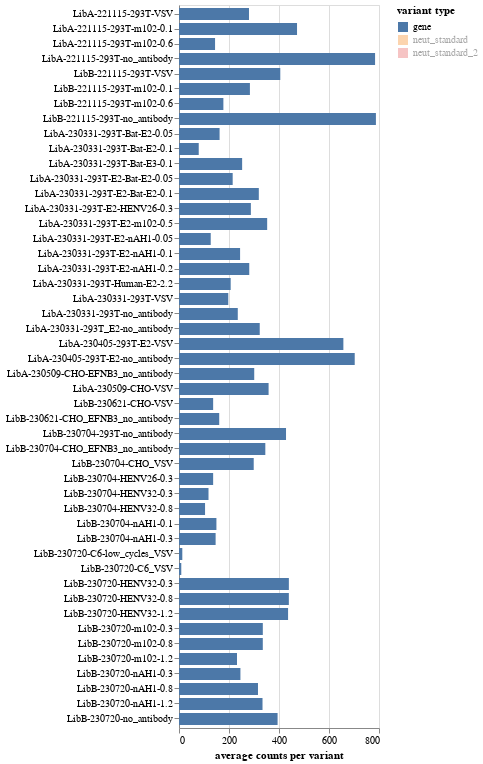

Write notebook code for a chart like this one.
### Markdown cell above
## Counts of each target type
We may have different target types in addition to the gene, such as a spike-in or neutralization standard.
Plot the average counts per variant of each target type:

### Code cell
avg_counts_by_target = variants.avgCountsPerVariant(libraries=variants.libraries).merge(
    barcode_runs, validate="many_to_one"
)

target_selection = alt.selection_point(fields=["target"], bind="legend", value="gene")

avg_counts_by_target_chart = (
    alt.Chart(avg_counts_by_target)
    .encode(
        x=alt.X("avg_counts_per_variant", title="average counts per variant"),
        y=alt.Y("sample", title=None, sort=samples),
        yOffset="target",
        color=alt.Color(
            "target",
            title="variant type",
            scale=alt.Scale(domain=avg_counts_by_target["target"].unique()),
        ),
        tooltip=[
            alt.Tooltip(c, format=".3g") if c == "avg_count_per_variant" else c
            for c in avg_counts_by_target.columns
        ],
    )
    .mark_bar()
    .properties(width=200, height=alt.Step(15, **{"for": "position"}))
    .configure_axis(labelLimit=500)
    .add_params(*selections, target_selection)
    .transform_filter(target_selection)
)
for selection in selections:
    avg_counts_by_target_chart = avg_counts_by_target_chart.transform_filter(selection)

avg_counts_by_target_chart

### Figure 1 — Vega-Lite specification as saved in the notebook (floating-point values rounded to 4 significant figures; data arrays with more than 128 entries replaced by an {"elided": "..."} marker saying what was removed)
{"config": {"view": {"continuousWidth": 300, "continuousHeight": 300}, "axis": {"labelLimit": 500}}, "data": {"name": "data-ff6478b3952709bd2252c81c3500e5f2"}, "mark": {"type": "bar"}, "encoding": {"color": {"field": "target", "scale": {"domain": ["gene", "neut_standard", "neut_standard_2"]}, "title": "variant type", "type": "nominal"}, "tooltip": [{"field": "target", "type": "nominal"}, {"field": "library", "type": "nominal"}, {"field": "sample", "type": "nominal"}, {"field": "avg_counts_per_variant", "type": "quantitative"}, {"field": "date", "type": "nominal"}], "x": {"field": "avg_counts_per_variant", "title": "average counts per variant", "type": "quantitative"}, "y": {"field": "sample", "sort": ["LibA-221115-293T-VSV", "LibA-221115-293T-m102-0.1", "LibA-221115-293T-m102-0.6", "LibA-221115-293T-no_antibody", "LibB-221115-293T-VSV", "LibB-221115-293T-m102-0.1", "LibB-221115-293T-m102-0.6", "LibB-221115-293T-no_antibody", "LibA-230331-293T-Bat-E2-0.05", "LibA-230331-293T-Bat-E2-0.1", "LibA-230331-293T-Bat-E3-0.1", "LibA-230331-293T-E2-Bat-E2-0.05", "LibA-230331-293T-E2-Bat-E2-0.1", "LibA-230331-293T-E2-HENV26-0.3", "LibA-230331-293T-E2-m102-0.5", "LibA-230331-293T-E2-nAH1-0.05", "LibA-230331-293T-E2-nAH1-0.1", "LibA-230331-293T-E2-nAH1-0.2", "LibA-230331-293T-Human-E2-2.2", "LibA-230331-293T-VSV", "LibA-230331-293T-no_antibody", "LibA-230331-293T_E2-no_antibody", "LibA-230405-293T-E2-VSV", "LibA-230405-293T-E2-no_antibody", "LibA-230509-CHO-EFNB3_no_antibody", "LibA-230509-CHO-VSV", "LibB-230621-CHO-VSV", "LibB-230621-CHO_EFNB3_no_antibody", "LibB-230704-293T-no_antibody", "LibB-230704-CHO_EFNB3_no_antibody", "LibB-230704-CHO_VSV", "LibB-230704-HENV26-0.3", "LibB-230704-HENV32-0.3", "LibB-230704-HENV32-0.8", "LibB-230704-nAH1-0.1", "LibB-230704-nAH1-0.3", "LibB-230720-C6-low_cycles_VSV", "LibB-230720-C6_VSV", "LibB-230720-HENV32-0.3", "LibB-230720-HENV32-0.8", "LibB-230720-HENV32-1.2", "LibB-230720-m102-0.3", "LibB-230720-m102-0.8", "LibB-230720-m102-1.2", "LibB-230720-nAH1-0.3", "LibB-230720-nAH1-0.8", "LibB-230720-nAH1-1.2", "LibB-230720-no_antibody"], "title": null, "type": "nominal"}, "yOffset": {"field": "target", "type": "nominal"}}, "height": {"step": 15, "for": "position"}, "params": [{"name": "param_1", "select": {"type": "point", "fields": ["library"]}, "bind": {"input": "select", "options": [null, "LibA", "LibB"], "labels": ["all", "LibA", "LibB"], "name": "library"}}, {"name": "param_2", "select": {"type": "point", "fields": ["date"]}, "bind": {"input": "select", "options": [null, "2022-11-15", "2023-03-31", "2023-04-05", "2023-05-09", "2023-06-21", "2023-07-04", "2023-07-20"], "labels": ["all", "2022-11-15", "2023-03-31", "2023-04-05", "2023-05-09", "2023-06-21", "2023-07-04", "2023-07-20"], "name": "date"}}, {"name": "param_4", "select": {"type": "point", "fields": ["target"]}, "bind": "legend", "value": "gene"}], "transform": [{"filter": {"param": "param_4"}}, {"filter": {"param": "param_1"}}, {"filter": {"param": "param_2"}}], "width": 200, "$schema": "https://vega.github.io/schema/vega-lite/v5.8.0.json", "datasets": {"data-ff6478b3952709bd2252c81c3500e5f2": {"elided": "144 records"}}}
